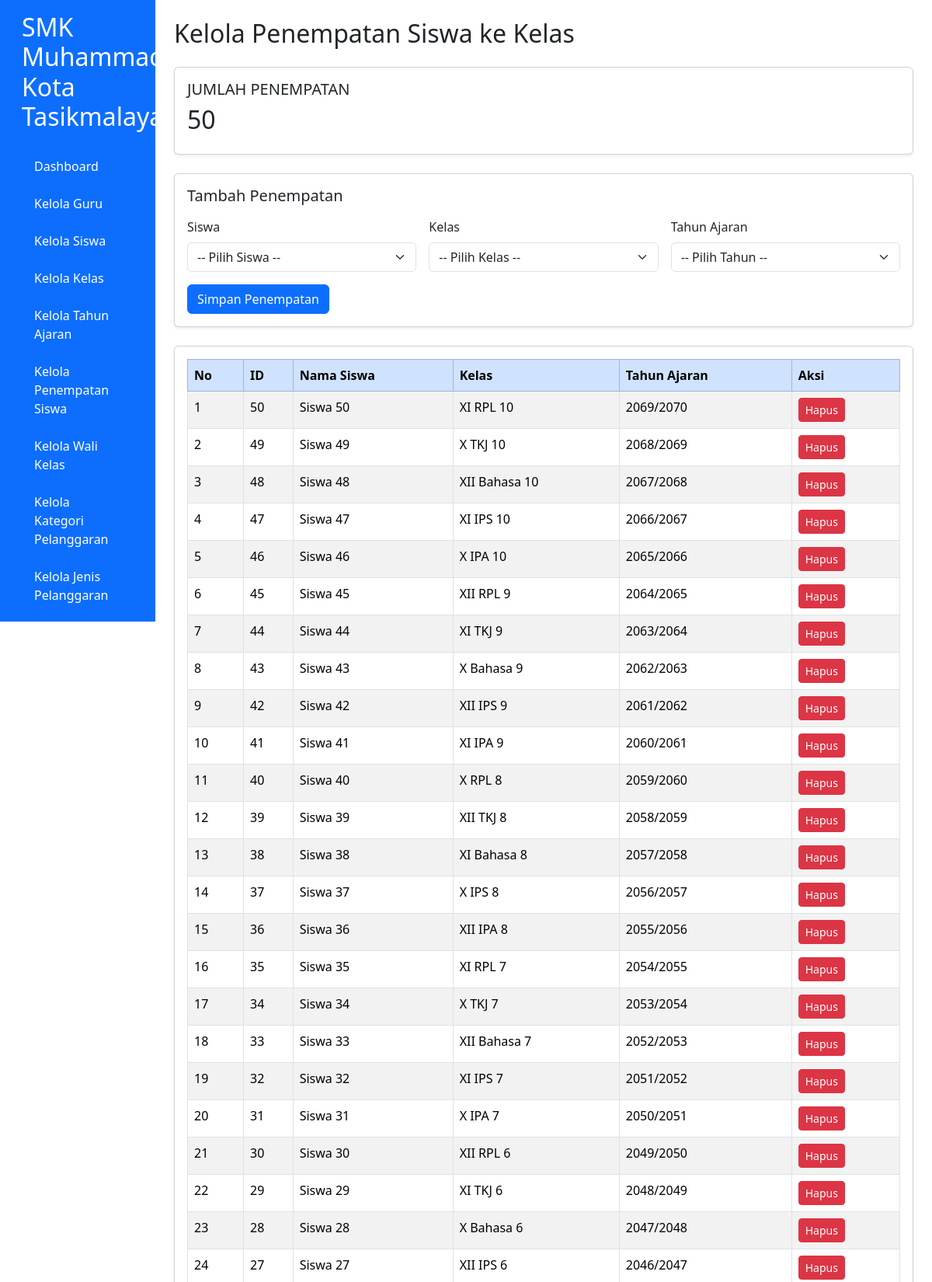
The app's page /kelola_penempatan_siswa.php (signed in, upper part) with its own data.
### tables this page shows
CREATE TABLE `t_kelas_siswa` (
  `id` int(11) NOT NULL,
  `siswa_id` int(11) DEFAULT NULL,
  `tahun_ajaran_id` int(11) DEFAULT NULL,
  `kelas_id` int(11) DEFAULT NULL,
  `tanggal_mulai` date NOT NULL,
  `tanggal_selesai` date NOT NULL,
  `status_aktif` tinyint(1) NOT NULL,
  `created_at` timestamp NOT NULL DEFAULT current_timestamp(),
  `updated_at` timestamp NOT NULL DEFAULT current_timestamp()
);

CREATE TABLE `t_siswa` (
  `id` int(11) NOT NULL,
  `nis` varchar(30) DEFAULT NULL,
  `nisn` varchar(20) NOT NULL,
  `nama` varchar(150) DEFAULT NULL,
  `jenis_kelamin` char(1) NOT NULL,
  `tanggal_lahir` date NOT NULL,
  `alamat` text NOT NULL,
  `status_aktif` tinyint(1) NOT NULL,
  `created_at` timestamp NOT NULL DEFAULT current_timestamp(),
  `updated_at` timestamp NOT NULL DEFAULT current_timestamp()
);

CREATE TABLE `t_kelas` (
  `id` int(11) NOT NULL,
  `nama` varchar(100) DEFAULT NULL,
  `tingkat` varchar(20) NOT NULL,
  `jurusan` varchar(100) NOT NULL,
  `status_aktif` tinyint(1) NOT NULL,
  `created_at` timestamp NOT NULL DEFAULT current_timestamp(),
  `updated_at` datetime DEFAULT NULL,
  `update_at` timestamp NOT NULL DEFAULT current_timestamp()
);

CREATE TABLE `t_tahun_ajaran` (
  `id` int(11) NOT NULL,
  `nama` varchar(20) DEFAULT NULL,
  `tanggal_mulai` date NOT NULL,
  `tanggal_selesai` date NOT NULL,
  `status_aktif` tinyint(1) NOT NULL,
  `created_at` timestamp NOT NULL DEFAULT current_timestamp(),
  `updated_at` timestamp NOT NULL DEFAULT current_timestamp()
);

### kelola_penempatan_siswa.php (the view, shortened to what this page needs)
<?php
require_once "config.php";
$query_total = mysqli_query($conn, "SELECT COUNT(*) AS total FROM t_kelas_siswa");
$total = mysqli_fetch_assoc($query_total)['total'];
$result = mysqli_query($conn, "
    SELECT ks.*,
           s.nama AS nama_siswa,
           k.nama AS nama_kelas,
           ta.nama AS nama_tahun_ajaran
    FROM t_kelas_siswa ks
    LEFT JOIN t_siswa s ON ks.siswa_id = s.id
    LEFT JOIN t_kelas k ON ks.kelas_id = k.id
    LEFT JOIN t_tahun_ajaran ta ON ks.tahun_ajaran_id = ta.id
    ORDER BY ks.id DESC
");
?>
<!DOCTYPE html>
<html lang="id">
<head>
    <link href="https://cdn.jsdelivr.net/npm/bootstrap@5.3.8/dist/css/bootstrap.min.css" rel="stylesheet">
</head>
<body>
<div class="container-fluid">
<div class="row">
<?php include "menu.php"; ?>
<main class="col-md-9 col-lg-10 p-4">
    <h2 class="mb-4">Kelola Penempatan Siswa ke Kelas</h2>
    <div class="card mb-4 shadow-sm">
        <div class="card-body">
            <h5>JUMLAH PENEMPATAN</h5>
            <h2><?= (int)$total ?></h2>
        </div>
    </div>
    <div class="card mb-4 shadow-sm">
        <div class="card-body">
            <h5 class="mb-3">Tambah Penempatan</h5>
            <form method="post" class="row g-3">
                <div class="col-md-4">
                    <label class="form-label">Siswa</label>
                    <select name="siswa_id" class="form-select" required>
                        <option value="">-- Pilih Siswa --</option>
                    </select>
                </div>
                <div class="col-md-4">
                    <label class="form-label">Kelas</label>
                    <select name="kelas_id" class="form-select" required>
                        <option value="">-- Pilih Kelas --</option>
                    </select>
                </div>
                <div class="col-md-4">
                    <label class="form-label">Tahun Ajaran</label>
                    <select name="tahun_ajaran_id" class="form-select" required>
                        <option value="">-- Pilih Tahun --</option>
                    </select>
                </div>
                <div class="col-12">
                    <button type="submit" name="simpan" class="btn btn-primary">Simpan Penempatan</button>
                </div>
            </form>
        </div>
    </div>
    <div class="card shadow-sm">
        <div class="card-body">
            <div class="table-responsive">
                <table class="table table-bordered table-striped table-hover">
                    <thead class="table-primary">
                        <tr>
                            <th>No</th>
                            <th>ID</th>
                            <th>Nama Siswa</th>
                            <th>Kelas</th>
                            <th>Tahun Ajaran</th>
                            <th>Aksi</th>
                        </tr>
                    </thead>
                    <tbody>
                    <?php if (mysqli_num_rows($result) > 0): ?>
                        <?php $no = 1; while ($row = mysqli_fetch_assoc($result)): ?>
                        <tr>
                            <td><?= $no++ ?></td>
                            <td><?= htmlspecialchars((string)$row['id']) ?></td>
                            <td><?= htmlspecialchars((string)($row['nama_siswa'] ?? '-')) ?></td>
                            <td><?= htmlspecialchars((string)($row['nama_kelas'] ?? '-')) ?></td>
                            <td><?= htmlspecialchars((string)($row['nama_tahun_ajaran'] ?? '-')) ?></td>
                            <td>
                                <a href="?hapus=<?= $row['id'] ?>"
                                   class="btn btn-sm btn-danger"
                                   onclick="return confirm('Yakin hapus penempatan ini?')">Hapus</a>
                            </td>
                        </tr>
                        <?php endwhile; ?>
                    <?php else: ?>
                        <tr>
                            <td colspan="6" class="text-center">Belum ada data penempatan.</td>
                        </tr>
                    <?php endif; ?>
                    </tbody>
                </table>
            </div>
        </div>
    </div>
</main>
</div>
</div>
</body>
</html>

### records on screen
t_kelas_siswa: id "50", siswa.nama "Siswa 50", kelas.nama "XI RPL 10", tahun_ajaran.nama "2069/2070"
t_kelas_siswa: id "49", siswa.nama "Siswa 49", kelas.nama "X TKJ 10", tahun_ajaran.nama "2068/2069"
t_kelas_siswa: id "48", siswa.nama "Siswa 48", kelas.nama "XII Bahasa 10", tahun_ajaran.nama "2067/2068"
t_kelas_siswa: id "47", siswa.nama "Siswa 47", kelas.nama "XI IPS 10", tahun_ajaran.nama "2066/2067"
t_kelas_siswa: id "46", siswa.nama "Siswa 46", kelas.nama "X IPA 10", tahun_ajaran.nama "2065/2066"
t_kelas_siswa: id "45", siswa.nama "Siswa 45", kelas.nama "XII RPL 9", tahun_ajaran.nama "2064/2065"
t_kelas_siswa: id "44", siswa.nama "Siswa 44", kelas.nama "XI TKJ 9", tahun_ajaran.nama "2063/2064"
t_kelas_siswa: id "43", siswa.nama "Siswa 43", kelas.nama "X Bahasa 9", tahun_ajaran.nama "2062/2063"
t_kelas_siswa: id "42", siswa.nama "Siswa 42", kelas.nama "XII IPS 9", tahun_ajaran.nama "2061/2062"
t_kelas_siswa: id "41", siswa.nama "Siswa 41", kelas.nama "XI IPA 9", tahun_ajaran.nama "2060/2061"
t_kelas_siswa: id "40", siswa.nama "Siswa 40", kelas.nama "X RPL 8", tahun_ajaran.nama "2059/2060"
t_kelas_siswa: id "39", siswa.nama "Siswa 39", kelas.nama "XII TKJ 8", tahun_ajaran.nama "2058/2059"
t_kelas_siswa: id "38", siswa.nama "Siswa 38", kelas.nama "XI Bahasa 8", tahun_ajaran.nama "2057/2058"
t_kelas_siswa: id "37", siswa.nama "Siswa 37", kelas.nama "X IPS 8", tahun_ajaran.nama "2056/2057"
t_kelas_siswa: id "36", siswa.nama "Siswa 36", kelas.nama "XII IPA 8", tahun_ajaran.nama "2055/2056"
t_kelas_siswa: id "35", siswa.nama "Siswa 35", kelas.nama "XI RPL 7", tahun_ajaran.nama "2054/2055"
t_kelas_siswa: id "34", siswa.nama "Siswa 34", kelas.nama "X TKJ 7", tahun_ajaran.nama "2053/2054"
t_kelas_siswa: id "33", siswa.nama "Siswa 33", kelas.nama "XII Bahasa 7", tahun_ajaran.nama "2052/2053"
t_kelas_siswa: id "32", siswa.nama "Siswa 32", kelas.nama "XI IPS 7", tahun_ajaran.nama "2051/2052"
t_kelas_siswa: id "31", siswa.nama "Siswa 31", kelas.nama "X IPA 7", tahun_ajaran.nama "2050/2051"
t_kelas_siswa: id "30", siswa.nama "Siswa 30", kelas.nama "XII RPL 6", tahun_ajaran.nama "2049/2050"
t_kelas_siswa: id "29", siswa.nama "Siswa 29", kelas.nama "XI TKJ 6", tahun_ajaran.nama "2048/2049"
t_kelas_siswa: id "28", siswa.nama "Siswa 28", kelas.nama "X Bahasa 6", tahun_ajaran.nama "2047/2048"
t_kelas_siswa: id "27", siswa.nama "Siswa 27", kelas.nama "XII IPS 6", tahun_ajaran.nama "2046/2047"

### other values on screen
$total "50"
